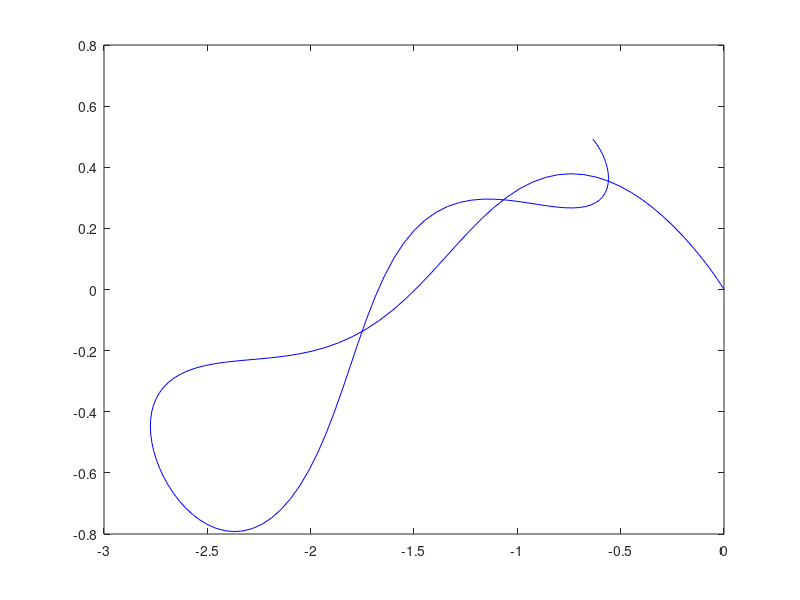

Source code (MATLAB):
function f = arm_sim()
% Example simulation of two-link arm dynamics using discrete
% dynamics
% 
% Marin Kobilarov marin(at)jhu.edu

% model parameters
S.m1 = 1;
S.m2 = 1;
S.l1 = .5;
S.l2 = .5;
S.lc1 = .25;
S.lc2 = .25;
S.I1 = S.m1*S.l1/12;
S.I2 = S.m2*S.l2/12;
S.g = 9.8;

% time horizon and number of segments
tf = 2;
N = 128;

S.h = tf/N;  %time-step

% initial state 
x0 = [0; 0; 0; 0];

% controls 
us = zeros(2, N);

% states
xs = zeros(4, N+1);
xs(:,1) = x0;

for k=1:N,
  xs(:, k+1) = arm_f(k, xs(:,k), us(:,k), S);  
end

plot(xs(1,:), xs(2,:), '-b')


function [x, A, B] = arm_f(k, x, u, S)
% arm discrete dynamics
% set jacobians A, B to [] if unavailable
%
% the following parameters should be set:
% S.m1  : mass of first body
% S.m2  : mass of second body
% S.l1  : length of first body
% S.l2  : length of second body
% S.lc1 : distance to COM
% S.lc2 : distance to COM
% S.I1  : inertia 1
% S.I2  : inertia 2
% S.g   : gravity
%
% S.h : time-step

q = x(1:2);
v = x(3:4);

c1 = cos(q(1));
c2 = cos(q(2));
s2 = sin(q(2));
c12 = cos(q(1) + q(2));

% coriolis matrix
C = -S.m2*S.l1*S.lc2*s2*[v(2), v(1) + v(2);
                    -v(1), 0] + diag([.2;.2]);

% mass elements
m11 = S.m1*S.lc1^2 + S.m2*(S.l1^2 + S.lc2^2 + 2*S.l1*S.lc2*c2) + ...
      S.I1 + S.I2;

m12 = S.m2*(S.lc2^2 + S.l1*S.lc2*c2) + S.I2;

m22 = S.m2*S.lc2^2 + S.I2;

% mass matrix
M = [m11, m12;
     m12, m22];

% gravity vector
fg = [(S.m1*S.lc1 + S.m2*S.l1)*S.g*c1 + S.m2*S.lc2*S.g*c12;
      S.m2*S.lc2*S.g*c12];

% acceleration
a = inv(M)*(u - C*v - fg);
v = v + S.h*a;

x = [q + S.h*v;
     v];

% leave empty to use finite difference approximation
A= [];
B= [];
